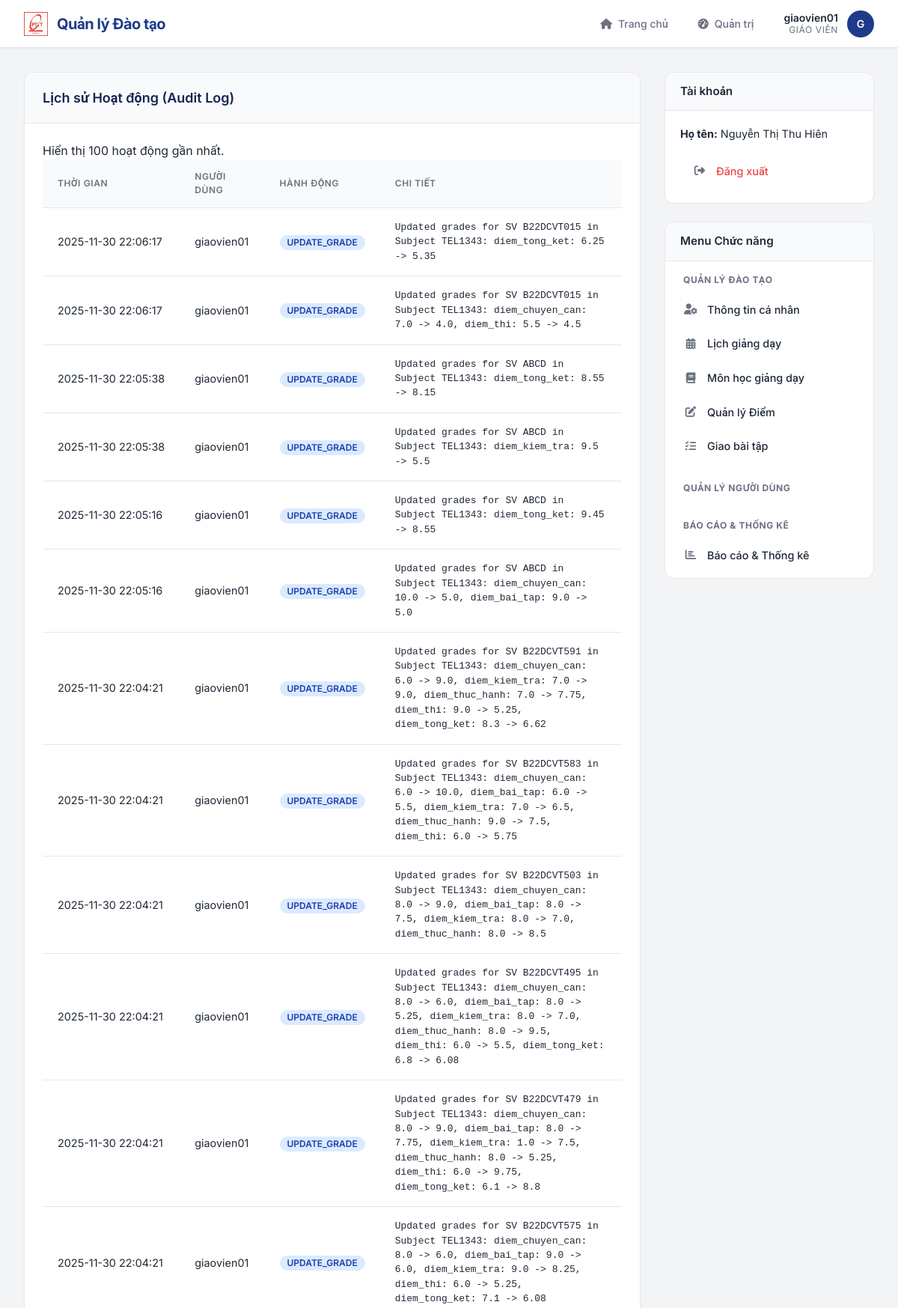
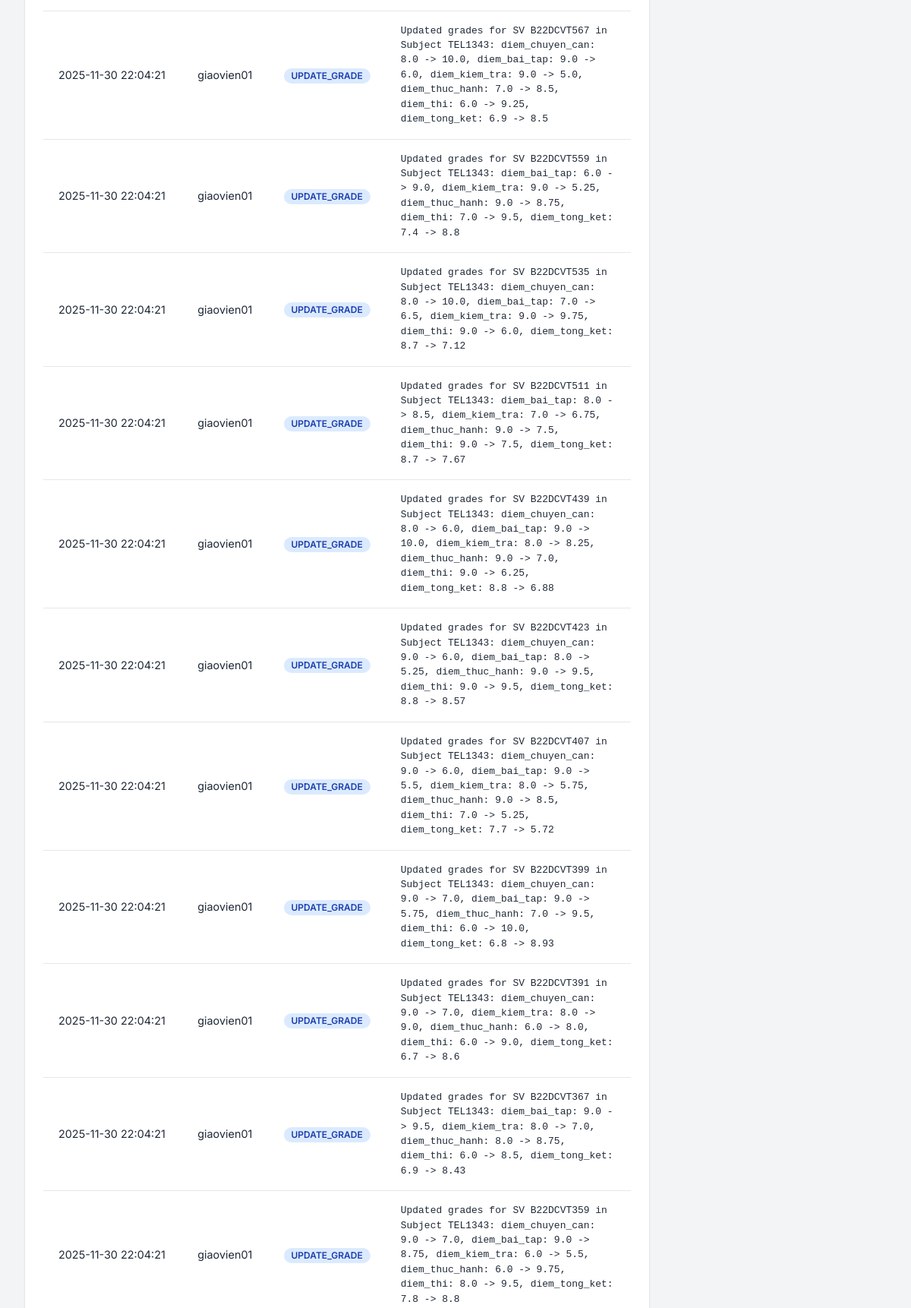
The app's page /admin/audit_log (signed in, upper part) with its own data (2 pictures, top to bottom).
### api/index.py (models this page shows, shortened)
class TaiKhoan(UserMixin, db.Model):
    __tablename__ = 'tai_khoan'
    username = db.Column(db.String(50), primary_key=True)
    password = db.Column(db.String(255), nullable=False)
    vai_tro = db.Column(db.Enum(VaiTroEnum), nullable=False)
    def has_role(self, role_name):
        current_role = self.vai_tro
        if hasattr(current_role, 'value'):
            current_role = current_role.value
        else:
            current_role = str(current_role)
        return current_role == role_name

class LichSuHoatDong(db.Model):
    __tablename__ = 'lich_su_hoat_dong'
    id = db.Column(db.Integer, primary_key=True)
    user_id = db.Column(db.String(50), db.ForeignKey('tai_khoan.username'), nullable=True)
    action = db.Column(db.String(50), nullable=False) # e.g., UPDATE_GRADE
    timestamp = db.Column(db.DateTime(timezone=True), server_default=func.now())
    details = db.Column(db.Text, nullable=True) # JSON or text description
    user = db.relationship('TaiKhoan', backref='activities')

class GiaoVien(db.Model):
    __tablename__ = 'giao_vien'
    ma_gv = db.Column(db.String(50), db.ForeignKey('tai_khoan.username', ondelete='CASCADE'), primary_key=True)
    ho_ten = db.Column(db.String(100), nullable=False, default='Giáo viên')
    so_dien_thoai = db.Column(db.String(20), nullable=True)
    email = db.Column(db.String(150), unique=True, nullable=True)
    van_phong = db.Column(db.String(120), nullable=True)
    avatar_url = db.Column(db.String(255), nullable=True)
    khoa_bo_mon = db.Column(db.String(120), nullable=True)
    hoc_vi = db.Column(db.String(100), nullable=True)
    linh_vuc = db.Column(db.Text, nullable=True)
    tai_khoan = db.relationship('TaiKhoan',
                                backref=db.backref('giao_vien', uselist=False, cascade='all, delete-orphan'),
                                foreign_keys=[ma_gv])

### api/index.py (the view, shortened to what this page needs)
@app.route('/admin/audit_log')
@login_required
@role_required(VaiTroEnum.GIAOVIEN, VaiTroEnum.ADMIN)
def admin_audit_log():
    if current_user.has_role('ADMIN'):
        logs = LichSuHoatDong.query.order_by(LichSuHoatDong.timestamp.desc()).limit(100).all()
    else:
        assigned_classes = db.session.query(PhanCong.lop).filter(PhanCong.ma_gv == current_user.username).distinct().all()
        assigned_class_list = [c[0] for c in assigned_classes if c[0]]
        assigned_students = []
        if assigned_class_list:
            assigned_students = db.session.query(SinhVien.ma_sv).filter(SinhVien.lop.in_(assigned_class_list)).all()
            assigned_student_ids = [s[0] for s in assigned_students]
        else:
            assigned_student_ids = []
        candidates = LichSuHoatDong.query.order_by(LichSuHoatDong.timestamp.desc()).limit(500).all()
        logs = []
        for log in candidates:
            if log.user_id == current_user.username:
                logs.append(log)
                continue
    return render_template('admin_audit_log.html', logs=logs)

### api/index.py (called while the page is built)
@login_manager.user_loader
def load_user(user_id):
    return TaiKhoan.query.get(user_id)

@app.before_request
def apply_schema_patches():
    global _TEACHER_SCHEMA_PATCHED
    if _TEACHER_SCHEMA_PATCHED:
        return
    db.create_all()
    ensure_teacher_profile_columns()
    _TEACHER_SCHEMA_PATCHED = True

### templates/admin_audit_log.html (shortened to what this page needs)
{% extends "_layout.html" %}
{% block content %}
<div class="card">
    <div class="card-header">Lịch sử Hoạt động (Audit Log)</div>
    <div class="card-body">
        <p class="text-muted">Hiển thị 100 hoạt động gần nhất.</p>
        <table class="data-table">
            <thead>
                <tr>
                    <th>Thời gian</th>
                    <th>Người dùng</th>
                    <th>Hành động</th>
                    <th>Chi tiết</th>
                </tr>
            </thead>
            <tbody>
                {% for log in logs %}
                <tr>
                    <td style="white-space:nowrap;">{{ log.timestamp.strftime('%Y-%m-%d %H:%M:%S') }}</td>
                    <td>{{ log.user_id }}</td>
                    <td><span class="badge badge-info">{{ log.action }}</span></td>
                    <td style="font-family:monospace; font-size: 0.9em;">{{ log.details }}</td>
                </tr>
                {% else %}
                <tr>
                    <td colspan="4" class="text-center">Chưa có hoạt động nào được ghi lại.</td>
                </tr>
                {% endfor %}
            </tbody>
        </table>
    </div>
</div>
{% endblock %}

### templates/_layout.html (shortened to what this page needs)
<!DOCTYPE html>
<html lang="vi">
<head>
    <link rel="stylesheet" href="https://cdnjs.cloudflare.com/ajax/libs/font-awesome/6.5.1/css/all.min.css">
    <link rel="stylesheet" href="{{ url_for('static', filename='css/app.css') }}">
</head>
<body>
    <div class="app-shell">
        <header class="app-header">
            <div class="header-logo">
                <img src="{{ url_for('static', filename='Logo.png') }}" alt="Logo">
                <a href="{{ url_for('home') }}" class="header-logo-text">Quản lý Đào tạo</a>
            </div>
            <div class="header-actions">
                <nav class="header-nav">
                    <a href="{{ url_for('home') }}" class="{% if request.endpoint == 'home' %}active{% endif %}">
                        <i class="fa-solid fa-house"></i>
                        <span>Trang chủ</span>
                    </a>
                    {% if current_user.is_authenticated %}
                    {% if current_user.vai_tro.value == 'SINHVIEN' %}
                    <a href="{{ url_for('student_dashboard') }}"
                        class="{% if request.endpoint == 'student_dashboard' %}active{% endif %}">
                        <i class="fa-solid fa-graduation-cap"></i>
                        <span>Bảng tin SV</span>
                    </a>
                    {% else %}
                    <a href="{{ url_for('admin_dashboard') }}"
                        class="{% if request.endpoint == 'admin_dashboard' %}active{% endif %}">
                        <i class="fa-solid fa-gauge-high"></i>
                        <span>Quản trị</span>
                    </a>
                    {% endif %}
                    {% endif %}
                </nav>
                {% if current_user.is_authenticated %}
                <div class="user-menu">
                    <div class="user-info">
                        <span class="user-name">{{ current_user.username }}</span>
                        <span class="user-role">
                            {% if current_user.has_role('SINHVIEN') %}
                            Sinh viên
                            {% elif current_user.has_role('ADMIN') %}
                            Quản trị viên
                            {% else %}
                            Giáo viên
                            {% endif %}
                        </span>
                    </div>
                    <div class="user-avatar">
                        {{ current_user.username[0] | upper }}
                    </div>
                </div>
                {% else %}
                <a href="{{ url_for('login') }}" class="btn btn-primary">
                    <i class="fa-solid fa-right-to-bracket"></i>
                    Đăng nhập
                </a>
                {% endif %}
            </div>
        </header>
        <div class="app-container">
            <main class="main-content">
                {% block content %}{% endblock %}
            </main>
            <aside class="sidebar-right">
                {% if current_user.is_authenticated %}
                <div class="sidebar-group">
                    <h3 class="sidebar-header">Tài khoản</h3>
                    <div class="sidebar-content">
                        <div style="margin-bottom: 1rem;">
                            <strong>Họ tên:</strong>
                            {% if current_user.sinh_vien %}
                            {{ current_user.sinh_vien.ho_ten }}
                            {% elif current_user.giao_vien %}
                            {{ current_user.giao_vien.ho_ten }}
                            {% elif current_user.nhan_vien %}
                            {{ current_user.nhan_vien.ho_ten }}
                            {% else %}
                            N/A
                            {% endif %}
                        </div>
                        <nav class="sidebar-nav" style="padding: 0;">
                            <a href="{{ url_for('logout') }}" style="color: var(--danger-color);">
                                <i class="fa-solid fa-right-from-bracket"></i>
                                Đăng xuất
                            </a>
                        </nav>
                    </div>
                </div>
                <div class="sidebar-group">
                    <h3 class="sidebar-header">Menu Chức năng</h3>
                    <nav class="sidebar-nav">
                        {% if current_user.vai_tro.value == 'SINHVIEN' %}
                        <a href="{{ url_for('student_dashboard') }}"
                            class="{% if request.endpoint == 'student_dashboard' %}active{% endif %}"><i
                                class="fa-solid fa-bell"></i> Thông báo</a>
                        <a href="{{ url_for('student_profile') }}"
                            class="{% if request.endpoint == 'student_profile' %}active{% endif %}"><i
                                class="fa-solid fa-user-pen"></i> Thông tin cá nhân</a>
                        <a href="{{ url_for('student_grades') }}"
                            class="{% if request.endpoint == 'student_grades' %}active{% endif %}"><i
                                class="fa-solid fa-chart-simple"></i> Xem điểm & GPA</a>
                        <a href="{{ url_for('student_schedule') }}"
                            class="{% if request.endpoint == 'student_schedule' %}active{% endif %}"><i
                                class="fa-solid fa-calendar-days"></i> Lịch học</a>
                        <a href="{{ url_for('student_assignments') }}"
                            class="{% if request.endpoint == 'student_assignments' %}active{% endif %}"><i
                                class="fa-solid fa-list-check"></i> Bài tập được giao</a>
                        {% elif current_user.has_role('GIAOVIEN') or current_user.has_role('ADMIN') %}
                        <div class="sidebar-section-label">Quản lý Đào tạo</div>
                        <a href="{{ url_for('admin_profile') }}"
                            class="{% if request.endpoint == 'admin_profile' %}active{% endif %}"><i
                                class="fa-solid fa-user-gear"></i> Thông tin cá nhân</a>
                        {% if current_user.has_role('GIAOVIEN') %}
                        <a href="{{ url_for('teacher_schedule') }}"
                            class="{% if request.endpoint == 'teacher_schedule' %}active{% endif %}"><i
                                class="fa-solid fa-calendar-days"></i> Lịch giảng dạy</a>
                        {% endif %}
                        <a href="{{ url_for('admin_manage_courses') }}"
                            class="{% if request.endpoint == 'admin_manage_courses' %}active{% endif %}"><i
                                class="fa-solid fa-book"></i> {% if current_user.has_role('ADMIN') %}Quản lý Môn học{%
                            else %}Môn học giảng dạy{% endif %}</a>
                        <a href="{{ url_for('admin_manage_grades') }}"
                            class="{% if request.endpoint == 'admin_manage_grades' %}active{% endif %}"><i
                                class="fa-solid fa-pen-to-square"></i> Quản lý Điểm</a>
                        {% if not current_user.has_role('ADMIN') %}
                        <a href="{{ url_for('admin_assignments') }}"
                            class="{% if request.endpoint == 'admin_assignments' %}active{% endif %}"><i
                                class="fa-solid fa-list-check"></i> Giao bài tập</a>
                        {% endif %}
                        <div class="sidebar-section-label">Quản lý Người dùng</div>
                        <div class="sidebar-section-label">Báo cáo & Thống kê</div>
                        <a href="{{ url_for('admin_reports_index') }}"
                            class="{% if request.endpoint == 'admin_reports_index' %}active{% endif %}"><i
                                class="fa-solid fa-chart-bar"></i> Báo cáo & Thống kê</a>
                        {% endif %}
                    </nav>
                </div>
                {% endif %}
            </aside>
        </div>
    </div>
</body>
</html>

### records on screen
TaiKhoan: username "giaovien01"
LichSuHoatDong: timestamp "2025-11-30 22:06:17", user_id "giaovien01", action "UPDATE_GRADE", details "Updated grades for SV B22DCVT015 in Subject TEL1343: diem_tong_ket: 6.25 -> 5.35"
LichSuHoatDong: timestamp "2025-11-30 22:06:17", user_id "giaovien01", action "UPDATE_GRADE", details "Updated grades for SV B22DCVT015 in Subject TEL1343: diem_chuyen_can: 7.0 -> 4.0, diem_thi: 5.5 -> 4.5"
LichSuHoatDong: timestamp "2025-11-30 22:05:38", user_id "giaovien01", action "UPDATE_GRADE", details "Updated grades for SV ABCD in Subject TEL1343: diem_tong_ket: 8.55 -> 8.15"
LichSuHoatDong: timestamp "2025-11-30 22:05:38", user_id "giaovien01", action "UPDATE_GRADE", details "Updated grades for SV ABCD in Subject TEL1343: diem_kiem_tra: 9.5 -> 5.5"
LichSuHoatDong: timestamp "2025-11-30 22:05:16", user_id "giaovien01", action "UPDATE_GRADE", details "Updated grades for SV ABCD in Subject TEL1343: diem_tong_ket: 9.45 -> 8.55"
LichSuHoatDong: timestamp "2025-11-30 22:05:16", user_id "giaovien01", action "UPDATE_GRADE", details "Updated grades for SV ABCD in Subject TEL1343: diem_chuyen_can: 10.0 -> 5.0, diem_bai_tap: 9.0 -> 5.0"
LichSuHoatDong: timestamp "2025-11-30 22:04:21", user_id "giaovien01", action "UPDATE_GRADE", details "Updated grades for SV B22DCVT591 in Subject TEL1343: diem_chuyen_can: 6.0 -> 9.0, diem_kiem_tra: 7.0 -> 9.0, diem_thuc_hanh: 7.0 -> 7.75, diem_thi: 9.0 -> 5.25, diem_tong_ket: 8.3 -> 6.62"
LichSuHoatDong: timestamp "2025-11-30 22:04:21", user_id "giaovien01", action "UPDATE_GRADE", details "Updated grades for SV B22DCVT583 in Subject TEL1343: diem_chuyen_can: 6.0 -> 10.0, diem_bai_tap: 6.0 -> 5.5, diem_kiem_tra: 7.0 -> 6.5, diem_thuc_hanh: 9.0 -> 7.5, diem_thi: 6.0 -> 5.75"
LichSuHoatDong: timestamp "2025-11-30 22:04:21", user_id "giaovien01", action "UPDATE_GRADE", details "Updated grades for SV B22DCVT503 in Subject TEL1343: diem_chuyen_can: 8.0 -> 9.0, diem_bai_tap: 8.0 -> 7.5, diem_kiem_tra: 8.0 -> 7.0, diem_thuc_hanh: 8.0 -> 8.5"
LichSuHoatDong: timestamp "2025-11-30 22:04:21", user_id "giaovien01", action "UPDATE_GRADE", details "Updated grades for SV B22DCVT495 in Subject TEL1343: diem_chuyen_can: 8.0 -> 6.0, diem_bai_tap: 8.0 -> 5.25, diem_kiem_tra: 8.0 -> 7.0, diem_thuc_hanh: 8.0 -> 9.5, diem_thi: 6.0 -> 5.5, diem_tong_ket: 6.8 -> 6.08"
LichSuHoatDong: timestamp "2025-11-30 22:04:21", user_id "giaovien01", action "UPDATE_GRADE", details "Updated grades for SV B22DCVT479 in Subject TEL1343: diem_chuyen_can: 8.0 -> 9.0, diem_bai_tap: 8.0 -> 7.75, diem_kiem_tra: 1.0 -> 7.5, diem_thuc_hanh: 8.0 -> 5.25, diem_thi: 6.0 -> 9.75, diem_tong_ket: 6.1 -> 8.8"
LichSuHoatDong: timestamp "2025-11-30 22:04:21", user_id "giaovien01", action "UPDATE_GRADE", details "Updated grades for SV B22DCVT575 in Subject TEL1343: diem_chuyen_can: 8.0 -> 6.0, diem_bai_tap: 9.0 -> 6.0, diem_kiem_tra: 9.0 -> 8.25, diem_thi: 6.0 -> 5.25, diem_tong_ket: 7.1 -> 6.08"
LichSuHoatDong: timestamp "2025-11-30 22:04:21", user_id "giaovien01", action "UPDATE_GRADE", details "Updated grades for SV B22DCVT567 in Subject TEL1343: diem_chuyen_can: 8.0 -> 10.0, diem_bai_tap: 9.0 -> 6.0, diem_kiem_tra: 9.0 -> 5.0, diem_thuc_hanh: 7.0 -> 8.5, diem_thi: 6.0 -> 9.25, diem_tong_ket: 6.9 -> 8.5"
LichSuHoatDong: timestamp "2025-11-30 22:04:21", user_id "giaovien01", action "UPDATE_GRADE", details "Updated grades for SV B22DCVT559 in Subject TEL1343: diem_bai_tap: 6.0 -> 9.0, diem_kiem_tra: 9.0 -> 5.25, diem_thuc_hanh: 9.0 -> 8.75, diem_thi: 7.0 -> 9.5, diem_tong_ket: 7.4 -> 8.8"
LichSuHoatDong: timestamp "2025-11-30 22:04:21", user_id "giaovien01", action "UPDATE_GRADE", details "Updated grades for SV B22DCVT535 in Subject TEL1343: diem_chuyen_can: 8.0 -> 10.0, diem_bai_tap: 7.0 -> 6.5, diem_kiem_tra: 9.0 -> 9.75, diem_thi: 9.0 -> 6.0, diem_tong_ket: 8.7 -> 7.12"
LichSuHoatDong: timestamp "2025-11-30 22:04:21", user_id "giaovien01", action "UPDATE_GRADE", details "Updated grades for SV B22DCVT511 in Subject TEL1343: diem_bai_tap: 8.0 -> 8.5, diem_kiem_tra: 7.0 -> 6.75, diem_thuc_hanh: 9.0 -> 7.5, diem_thi: 9.0 -> 7.5, diem_tong_ket: 8.7 -> 7.67"
LichSuHoatDong: timestamp "2025-11-30 22:04:21", user_id "giaovien01", action "UPDATE_GRADE", details "Updated grades for SV B22DCVT439 in Subject TEL1343: diem_chuyen_can: 8.0 -> 6.0, diem_bai_tap: 9.0 -> 10.0, diem_kiem_tra: 8.0 -> 8.25, diem_thuc_hanh: 9.0 -> 7.0, diem_thi: 9.0 -> 6.25, diem_tong_ket: 8.8 -> 6.88"
LichSuHoatDong: timestamp "2025-11-30 22:04:21", user_id "giaovien01", action "UPDATE_GRADE", details "Updated grades for SV B22DCVT423 in Subject TEL1343: diem_chuyen_can: 9.0 -> 6.0, diem_bai_tap: 8.0 -> 5.25, diem_thuc_hanh: 9.0 -> 9.5, diem_thi: 9.0 -> 9.5, diem_tong_ket: 8.8 -> 8.57"
LichSuHoatDong: timestamp "2025-11-30 22:04:21", user_id "giaovien01", action "UPDATE_GRADE", details "Updated grades for SV B22DCVT407 in Subject TEL1343: diem_chuyen_can: 9.0 -> 6.0, diem_bai_tap: 9.0 -> 5.5, diem_kiem_tra: 8.0 -> 5.75, diem_thuc_hanh: 9.0 -> 8.5, diem_thi: 7.0 -> 5.25, diem_tong_ket: 7.7 -> 5.72"
LichSuHoatDong: timestamp "2025-11-30 22:04:21", user_id "giaovien01", action "UPDATE_GRADE", details "Updated grades for SV B22DCVT399 in Subject TEL1343: diem_chuyen_can: 9.0 -> 7.0, diem_bai_tap: 9.0 -> 5.75, diem_thuc_hanh: 7.0 -> 9.5, diem_thi: 6.0 -> 10.0, diem_tong_ket: 6.8 -> 8.93"
LichSuHoatDong: timestamp "2025-11-30 22:04:21", user_id "giaovien01", action "UPDATE_GRADE", details "Updated grades for SV B22DCVT391 in Subject TEL1343: diem_chuyen_can: 9.0 -> 7.0, diem_kiem_tra: 8.0 -> 9.0, diem_thuc_hanh: 6.0 -> 8.0, diem_thi: 6.0 -> 9.0, diem_tong_ket: 6.7 -> 8.6"
LichSuHoatDong: timestamp "2025-11-30 22:04:21", user_id "giaovien01", action "UPDATE_GRADE", details "Updated grades for SV B22DCVT367 in Subject TEL1343: diem_bai_tap: 9.0 -> 9.5, diem_kiem_tra: 8.0 -> 7.0, diem_thuc_hanh: 8.0 -> 8.75, diem_thi: 6.0 -> 8.5, diem_tong_ket: 6.9 -> 8.43"
LichSuHoatDong: timestamp "2025-11-30 22:04:21", user_id "giaovien01", action "UPDATE_GRADE", details "Updated grades for SV B22DCVT359 in Subject TEL1343: diem_chuyen_can: 9.0 -> 7.0, diem_bai_tap: 9.0 -> 8.75, diem_kiem_tra: 6.0 -> 5.5, diem_thuc_hanh: 6.0 -> 9.75, diem_thi: 8.0 -> 9.5, diem_tong_ket: 7.8 -> 8.8"
GiaoVien: giao_vien.ho_ten "Nguyễn Thị Thu Hiên"

### other values on screen
{{ current_user.username[0] | upper }} "G"
